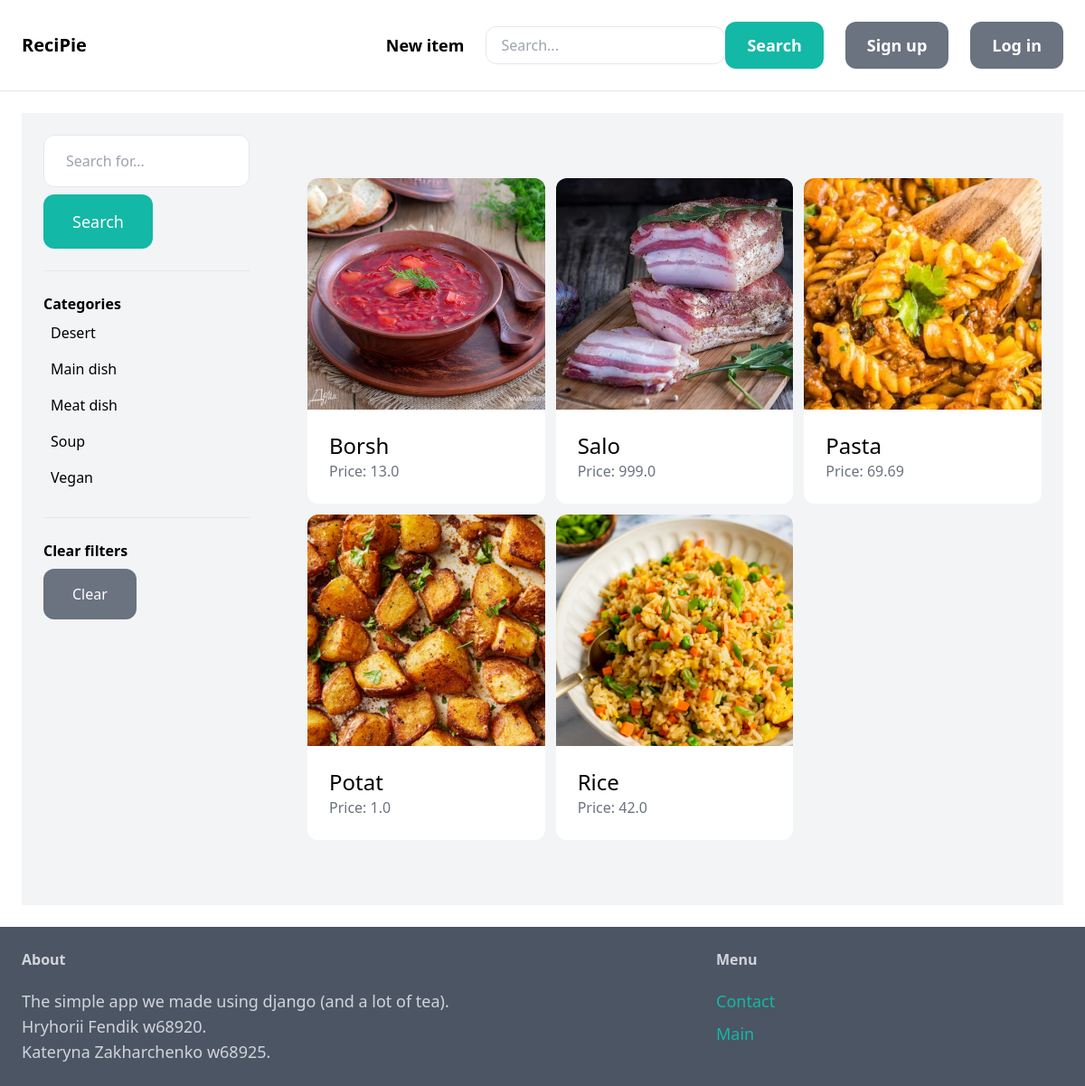
The app's page /items/ with its own data.
### item/models.py (models this page shows, shortened)
class Category(models.Model):
    name=models.CharField(max_length=255)
    class Meta:
        ordering = ('name',)
        verbose_name_plural = "Categories"

class Item(models.Model):
    category=models.ForeignKey(Category, related_name='items', on_delete=models.CASCADE)
    name=models.CharField(max_length=255)
    description = models.TextField(blank=True, null=True)
    price = models.FloatField(blank=True, null=True)
    image = models.ImageField(upload_to='item_images', blank=True, null=True, default='item_images/null.png')
    is_sold = models.BooleanField(default=False)
    created_by = models.ForeignKey(User, related_name='items', on_delete=models.CASCADE)
    created_at=models.DateTimeField(auto_now_add=True)

### item/views.py (the view)
# urls.py: path('items/', include('item.urls')),
def items(request):
    query = request.GET.get('query', '')
    category_id = request.GET.get('category', 0)
    categories = Category.objects.all()
    items = Item.objects.filter(is_sold=False)
    if category_id:
        items = items.filter(category_id=category_id)
    if query:
        items = items.filter(Q(name__icontains=query) | Q(description__icontains=query))
    return render(request, 'item/items.html', {
        'items': items,
        'query': query,
        'categories': categories,
        'category_id': int(category_id),
    })

### item/templates/item/items.html (shortened to what this page needs)
{% extends 'core/base.html' %}
{% block content %}
<div class="pb-6 grid grid-cols-4 gap-4 bg-gray-100">
    <div class="col-span-1 p-6">
        <form method="get" action="{% url 'item:items' %}">
            <input name="query" class="w-full py-4 px-6 border rounded-xl" type="text" value="{{ query }}" placeholder="Search for...">
            <button class="mt-2 py-4 px-8 text-lg bg-teal-500 hover:bg-teal-700 text-white rounded-xl">Search</button>
        </form>
        <hr class="my-6">
        <p class="font-semibold">Categories</p>
        <ul>
            {% for category in categories %}
            <li class="py-2 px-2 rounded-xl {% if category.id == category_id %} bg-gray-200 {% endif %}">
                <a href="{% url 'item:items' %}?query={{ query }}&category={{ category.id }}">{{ category.name }}</a>
            </li>
            {% endfor %}
        </ul>
        <hr class="my-6">
        <p class="font-semibold">Clear filters</p>
        <ul>
            <li>
                <a href="{% url 'item:items' %}" class="mt-2 py-4 px-8 inline-block bg-gray-500 hover:bg-gray-700 text-white rounded-xl">Clear</a>
            </li>
        </ul>
    </div>
    <div class="col-span-3">
        <div class="mt-6 px-6 py-12 bg-gray-100 rounded-xl">
            <div class="grid grid-cols-3 gap-3">
                {% for item in items %}
                <div class="flex flex-col h-full">
                    <a href="{% url 'item:detail' item.id %}" class="flex flex-col h-full">
                        <div>
                            <img src="{{ item.image.url }}" class="rounded-t-xl h-64 w-full object-cover">
                        </div>
                        <div class="p-6 bg-white rounded-b-xl flex-1 flex flex-col justify-between">
                            <h2 class="text-2xl">{{ item.name }}</h2>
                            <p class="text-gray-500">Price: {{ item.price }}</p>
                        </div>
                    </a>
                </div>
                {% endfor %}
            </div>
        </div>
    </div>
</div>
{% endblock %}

### records on screen
Category: name "Desert"
Category: name "Main dish"
Category: name "Meat dish"
Category: name "Soup"
Category: name "Vegan"
Item: image (picture), name "Borsh", price "13.0"
Item: image (picture), name "Salo", price "999.0"
Item: image (picture), name "Pasta", price "69.69"
Item: image (picture), name "Potat", price "1.0"
Item: image (picture), name "Rice", price "42.0"
